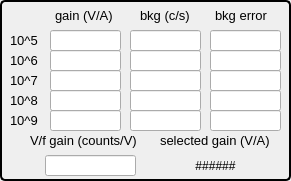
  <widget class="QGroupBox" name="groupBox_5">
   <property name="geometry">
    <rect>
     <x>273</x>
     <y>249</y>
     <width>291</width>
     <height>181</height>
    </rect>
   </property>
   <property name="styleSheet">
    <string notr="true">QGroupBox { 
     border: 2px solid black; 
     border-radius: 5px; 
 } </string>
   </property>
   <property name="title">
    <string/>
   </property>
   <widget class="QLabel" name="label_118">
    <property name="geometry">
     <rect>
      <x>10</x>
      <y>30</y>
      <width>61</width>
      <height>21</height>
     </rect>
    </property>
    <property name="font">
     <font>
      <pointsize>10</pointsize>
     </font>
    </property>
    <property name="styleSheet">
     <string notr="true">color: rgb(0, 0, 0)</string>
    </property>
    <property name="text">
     <string>&lt;html&gt;&lt;head/&gt;&lt;body&gt;&lt;p&gt;10^5&lt;/p&gt;&lt;/body&gt;&lt;/html&gt;</string>
    </property>
   </widget>
   <widget class="QLabel" name="label_124">
    <property name="geometry">
     <rect>
      <x>55</x>
      <y>5</y>
      <width>61</width>
      <height>21</height>
     </rect>
    </property>
    <property name="font">
     <font>
      <pointsize>10</pointsize>
     </font>
    </property>
    <property name="styleSheet">
     <string notr="true">color: rgb(0, 0, 0)</string>
    </property>
    <property name="text">
     <string>&lt;html&gt;&lt;head/&gt;&lt;body&gt;&lt;p&gt;gain (V/A)&lt;/p&gt;&lt;/body&gt;&lt;/html&gt;</string>
    </property>
   </widget>
   <widget class="QLabel" name="label_120">
    <property name="geometry">
     <rect>
      <x>140</x>
      <y>5</y>
      <width>61</width>
      <height>21</height>
     </rect>
    </property>
    <property name="font">
     <font>
      <pointsize>10</pointsize>
     </font>
    </property>
    <property name="styleSheet">
     <string notr="true">color: rgb(0, 0, 0)</string>
    </property>
    <property name="text">
     <string>&lt;html&gt;&lt;head/&gt;&lt;body&gt;&lt;p&gt;bkg (c/s)&lt;/p&gt;&lt;/body&gt;&lt;/html&gt;</string>
    </property>
   </widget>
   <widget class="QLabel" name="label_122">
    <property name="geometry">
     <rect>
      <x>215</x>
      <y>5</y>
      <width>61</width>
      <height>21</height>
     </rect>
    </property>
    <property name="font">
     <font>
      <pointsize>10</pointsize>
     </font>
    </property>
    <property name="styleSheet">
     <string notr="true">color: rgb(0, 0, 0)</string>
    </property>
    <property name="text">
     <string>&lt;html&gt;&lt;head/&gt;&lt;body&gt;&lt;p&gt;bkg error&lt;/p&gt;&lt;/body&gt;&lt;/html&gt;</string>
    </property>
   </widget>
   <widget class="QLabel" name="label_127">
    <property name="geometry">
     <rect>
      <x>10</x>
      <y>50</y>
      <width>61</width>
      <height>21</height>
     </rect>
    </property>
    <property name="font">
     <font>
      <pointsize>10</pointsize>
     </font>
    </property>
    <property name="styleSheet">
     <string notr="true">color: rgb(0, 0, 0)</string>
    </property>
    <property name="text">
     <string>&lt;html&gt;&lt;head/&gt;&lt;body&gt;&lt;p&gt;10^6&lt;/p&gt;&lt;/body&gt;&lt;/html&gt;</string>
    </property>
   </widget>
   <widget class="QLabel" name="label_126">
    <property name="geometry">
     <rect>
      <x>10</x>
      <y>70</y>
      <width>61</width>
      <height>21</height>
     </rect>
    </property>
    <property name="font">
     <font>
      <pointsize>10</pointsize>
     </font>
    </property>
    <property name="styleSheet">
     <string notr="true">color: rgb(0, 0, 0)</string>
    </property>
    <property name="text">
     <string>&lt;html&gt;&lt;head/&gt;&lt;body&gt;&lt;p&gt;10^7&lt;/p&gt;&lt;/body&gt;&lt;/html&gt;</string>
    </property>
   </widget>
   <widget class="QLabel" name="label_125">
    <property name="geometry">
     <rect>
      <x>10</x>
      <y>90</y>
      <width>61</width>
      <height>21</height>
     </rect>
    </property>
    <property name="font">
     <font>
      <pointsize>10</pointsize>
     </font>
    </property>
    <property name="styleSheet">
     <string notr="true">color: rgb(0, 0, 0)</string>
    </property>
    <property name="text">
     <string>&lt;html&gt;&lt;head/&gt;&lt;body&gt;&lt;p&gt;10^8&lt;/p&gt;&lt;/body&gt;&lt;/html&gt;</string>
    </property>
   </widget>
   <widget class="QLabel" name="label_119">
    <property name="geometry">
     <rect>
      <x>10</x>
      <y>110</y>
      <width>61</width>
      <height>21</height>
     </rect>
    </property>
    <property name="font">
     <font>
      <pointsize>10</pointsize>
     </font>
    </property>
    <property name="styleSheet">
     <string notr="true">color: rgb(0, 0, 0)</string>
    </property>
    <property name="text">
     <string>&lt;html&gt;&lt;head/&gt;&lt;body&gt;&lt;p&gt;10^9&lt;/p&gt;&lt;/body&gt;&lt;/html&gt;</string>
    </property>
   </widget>
   <widget class="QLabel" name="label_121">
    <property name="geometry">
     <rect>
      <x>30</x>
      <y>130</y>
      <width>111</width>
      <height>21</height>
     </rect>
    </property>
    <property name="font">
     <font>
      <pointsize>10</pointsize>
     </font>
    </property>
    <property name="styleSheet">
     <string notr="true">color: rgb(0, 0, 0)</string>
    </property>
    <property name="text">
     <string>&lt;html&gt;&lt;head/&gt;&lt;body&gt;&lt;p&gt;V/f gain (counts/V)&lt;/p&gt;&lt;/body&gt;&lt;/html&gt;</string>
    </property>
   </widget>
   <widget class="QLabel" name="label_123">
    <property name="geometry">
     <rect>
      <x>160</x>
      <y>130</y>
      <width>131</width>
      <height>21</height>
     </rect>
    </property>
    <property name="font">
     <font>
      <pointsize>10</pointsize>
     </font>
    </property>
    <property name="styleSheet">
     <string notr="true">color: rgb(0, 0, 0)</string>
    </property>
    <property name="text">
     <string>&lt;html&gt;&lt;head/&gt;&lt;body&gt;&lt;p&gt;selected gain (V/A)&lt;/p&gt;&lt;/body&gt;&lt;/html&gt;</string>
    </property>
   </widget>
   <widget class="caTextEntry" name="catextentry_61">
    <property name="geometry">
     <rect>
      <x>45</x>
      <y>155</y>
      <width>91</width>
      <height>21</height>
     </rect>
    </property>
    <property name="channel" stdset="0">
     <string notr="true">$(P)$(H)$(F)vfc</string>
    </property>
    <property name="background">
     <color>
      <red>115</red>
      <green>215</green>
      <blue>253</blue>
     </color>
    </property>
    <property name="colorMode">
     <enum>caLineEdit::Static</enum>
    </property>
   </widget>
   <widget class="caTextEntry" name="catextentry_63">
    <property name="geometry">
     <rect>
      <x>50</x>
      <y>30</y>
      <width>71</width>
      <height>21</height>
     </rect>
    </property>
    <property name="channel" stdset="0">
     <string notr="true">$(P)$(H)$(F)gain0</string>
    </property>
    <property name="background">
     <color>
      <red>115</red>
      <green>215</green>
      <blue>253</blue>
     </color>
    </property>
    <property name="colorMode">
     <enum>caLineEdit::Static</enum>
    </property>
   </widget>
   <widget class="caTextEntry" name="catextentry_64">
    <property name="geometry">
     <rect>
      <x>130</x>
      <y>30</y>
      <width>71</width>
      <height>21</height>
     </rect>
    </property>
    <property name="channel" stdset="0">
     <string notr="true">$(P)$(H)$(F)bkg0</string>
    </property>
    <property name="background">
     <color>
      <red>115</red>
      <green>215</green>
      <blue>253</blue>
     </color>
    </property>
    <property name="colorMode">
     <enum>caLineEdit::Static</enum>
    </property>
   </widget>
   <widget class="caTextEntry" name="catextentry_65">
    <property name="geometry">
     <rect>
      <x>210</x>
      <y>30</y>
      <width>71</width>
      <height>21</height>
     </rect>
    </property>
    <property name="channel" stdset="0">
     <string notr="true">$(P)$(H)$(F)bkgErr0</string>
    </property>
    <property name="background">
     <color>
      <red>115</red>
      <green>215</green>
      <blue>253</blue>
     </color>
    </property>
    <property name="colorMode">
     <enum>caLineEdit::Static</enum>
    </property>
   </widget>
   <widget class="caTextEntry" name="catextentry_66">
    <property name="geometry">
     <rect>
      <x>50</x>
      <y>50</y>
      <width>71</width>
      <height>21</height>
     </rect>
    </property>
    <property name="channel" stdset="0">
     <string notr="true">$(P)$(H)$(F)gain1</string>
    </property>
    <property name="background">
     <color>
      <red>115</red>
      <green>215</green>
      <blue>253</blue>
     </color>
    </property>
    <property name="colorMode">
     <enum>caLineEdit::Static</enum>
    </property>
   </widget>
   <widget class="caTextEntry" name="catextentry_67">
    <property name="geometry">
     <rect>
      <x>130</x>
      <y>50</y>
      <width>71</width>
      <height>21</height>
     </rect>
    </property>
    <property name="channel" stdset="0">
     <string notr="true">$(P)$(H)$(F)bkg1</string>
    </property>
    <property name="background">
     <color>
      <red>115</red>
      <green>215</green>
      <blue>253</blue>
     </color>
    </property>
    <property name="colorMode">
     <enum>caLineEdit::Static</enum>
    </property>
   </widget>
   <widget class="caTextEntry" name="catextentry_68">
    <property name="geometry">
     <rect>
      <x>210</x>
      <y>50</y>
      <width>71</width>
      <height>21</height>
     </rect>
    </property>
    <property name="channel" stdset="0">
     <string notr="true">$(P)$(H)$(F)bkgErr1</string>
    </property>
    <property name="background">
     <color>
      <red>115</red>
      <green>215</green>
      <blue>253</blue>
     </color>
    </property>
    <property name="colorMode">
     <enum>caLineEdit::Static</enum>
    </property>
   </widget>
   <widget class="caTextEntry" name="catextentry_69">
    <property name="geometry">
     <rect>
      <x>50</x>
      <y>70</y>
      <width>71</width>
      <height>21</height>
     </rect>
    </property>
    <property name="channel" stdset="0">
     <string notr="true">$(P)$(H)$(F)gain2</string>
    </property>
    <property name="background">
     <color>
      <red>115</red>
      <green>215</green>
      <blue>253</blue>
     </color>
    </property>
    <property name="colorMode">
     <enum>caLineEdit::Static</enum>
    </property>
   </widget>
   <widget class="caTextEntry" name="catextentry_70">
    <property name="geometry">
     <rect>
      <x>130</x>
      <y>70</y>
      <width>71</width>
      <height>21</height>
     </rect>
    </property>
    <property name="channel" stdset="0">
     <string notr="true">$(P)$(H)$(F)bkg2</string>
    </property>
    <property name="background">
     <color>
      <red>115</red>
      <green>215</green>
      <blue>253</blue>
     </color>
    </property>
    <property name="colorMode">
     <enum>caLineEdit::Static</enum>
    </property>
   </widget>
   <widget class="caTextEntry" name="catextentry_71">
    <property name="geometry">
     <rect>
      <x>210</x>
      <y>70</y>
      <width>71</width>
      <height>21</height>
     </rect>
    </property>
    <property name="channel" stdset="0">
     <string notr="true">$(P)$(H)$(F)bkgErr2</string>
    </property>
    <property name="background">
     <color>
      <red>115</red>
      <green>215</green>
      <blue>253</blue>
     </color>
    </property>
    <property name="colorMode">
     <enum>caLineEdit::Static</enum>
    </property>
   </widget>
   <widget class="caTextEntry" name="catextentry_72">
    <property name="geometry">
     <rect>
      <x>50</x>
      <y>90</y>
      <width>71</width>
      <height>21</height>
     </rect>
    </property>
    <property name="channel" stdset="0">
     <string notr="true">$(P)$(H)$(F)gain3</string>
    </property>
    <property name="background">
     <color>
      <red>115</red>
      <green>215</green>
      <blue>253</blue>
     </color>
    </property>
    <property name="colorMode">
     <enum>caLineEdit::Static</enum>
    </property>
   </widget>
   <widget class="caTextEntry" name="catextentry_73">
    <property name="geometry">
     <rect>
      <x>130</x>
      <y>90</y>
      <width>71</width>
      <height>21</height>
     </rect>
    </property>
    <property name="channel" stdset="0">
     <string notr="true">$(P)$(H)$(F)bkg3</string>
    </property>
    <property name="background">
     <color>
      <red>115</red>
      <green>215</green>
      <blue>253</blue>
     </color>
    </property>
    <property name="colorMode">
     <enum>caLineEdit::Static</enum>
    </property>
   </widget>
   <widget class="caTextEntry" name="catextentry_74">
    <property name="geometry">
     <rect>
      <x>210</x>
      <y>90</y>
      <width>71</width>
      <height>21</height>
     </rect>
    </property>
    <property name="channel" stdset="0">
     <string notr="true">$(P)$(H)$(F)bkgErr3</string>
    </property>
    <property name="background">
     <color>
      <red>115</red>
      <green>215</green>
      <blue>253</blue>
     </color>
    </property>
    <property name="colorMode">
     <enum>caLineEdit::Static</enum>
    </property>
   </widget>
   <widget class="caTextEntry" name="catextentry_75">
    <property name="geometry">
     <rect>
      <x>50</x>
      <y>110</y>
      <width>71</width>
      <height>21</height>
     </rect>
    </property>
    <property name="channel" stdset="0">
     <string notr="true">$(P)$(H)$(F)gain4</string>
    </property>
    <property name="background">
     <color>
      <red>115</red>
      <green>215</green>
      <blue>253</blue>
     </color>
    </property>
    <property name="colorMode">
     <enum>caLineEdit::Static</enum>
    </property>
   </widget>
   <widget class="caTextEntry" name="catextentry_76">
    <property name="geometry">
     <rect>
      <x>130</x>
      <y>110</y>
      <width>71</width>
      <height>21</height>
     </rect>
    </property>
    <property name="channel" stdset="0">
     <string notr="true">$(P)$(H)$(F)bkg4</string>
    </property>
    <property name="background">
     <color>
      <red>115</red>
      <green>215</green>
      <blue>253</blue>
     </color>
    </property>
    <property name="colorMode">
     <enum>caLineEdit::Static</enum>
    </property>
   </widget>
   <widget class="caTextEntry" name="catextentry_77">
    <property name="geometry">
     <rect>
      <x>210</x>
      <y>110</y>
      <width>71</width>
      <height>21</height>
     </rect>
    </property>
    <property name="channel" stdset="0">
     <string notr="true">$(P)$(H)$(F)bkgErr4</string>
    </property>
    <property name="background">
     <color>
      <red>115</red>
      <green>215</green>
      <blue>253</blue>
     </color>
    </property>
    <property name="colorMode">
     <enum>caLineEdit::Static</enum>
    </property>
   </widget>
   <widget class="caLabel" name="calabel_2">
    <property name="geometry">
     <rect>
      <x>170</x>
      <y>155</y>
      <width>91</width>
      <height>21</height>
     </rect>
    </property>
    <property name="text">
     <string>######</string>
    </property>
    <property name="alignment">
     <set>Qt::AlignCenter</set>
    </property>
    <property name="channel" stdset="0">
     <string notr="true">$(P)$(H)$(F)gain</string>
    </property>
   </widget>
   <zorder>label_118</zorder>
   <zorder>label_124</zorder>
   <zorder>label_120</zorder>
   <zorder>label_122</zorder>
   <zorder>label_127</zorder>
   <zorder>label_126</zorder>
   <zorder>label_125</zorder>
   <zorder>label_119</zorder>
   <zorder>label_121</zorder>
   <zorder>label_123</zorder>
   <zorder>catextentry_61</zorder>
   <zorder>catextentry_63</zorder>
   <zorder>catextentry_64</zorder>
   <zorder>catextentry_65</zorder>
   <zorder>catextentry_66</zorder>
   <zorder>catextentry_67</zorder>
   <zorder>catextentry_68</zorder>
   <zorder>catextentry_69</zorder>
   <zorder>catextentry_70</zorder>
   <zorder>catextentry_71</zorder>
   <zorder>catextentry_72</zorder>
   <zorder>catextentry_73</zorder>
   <zorder>catextentry_74</zorder>
   <zorder>catextentry_75</zorder>
   <zorder>catextentry_76</zorder>
   <zorder>catextentry_77</zorder>
   <zorder>calabel_2</zorder>
   <zorder>groupBox_2</zorder>
  </widget>
